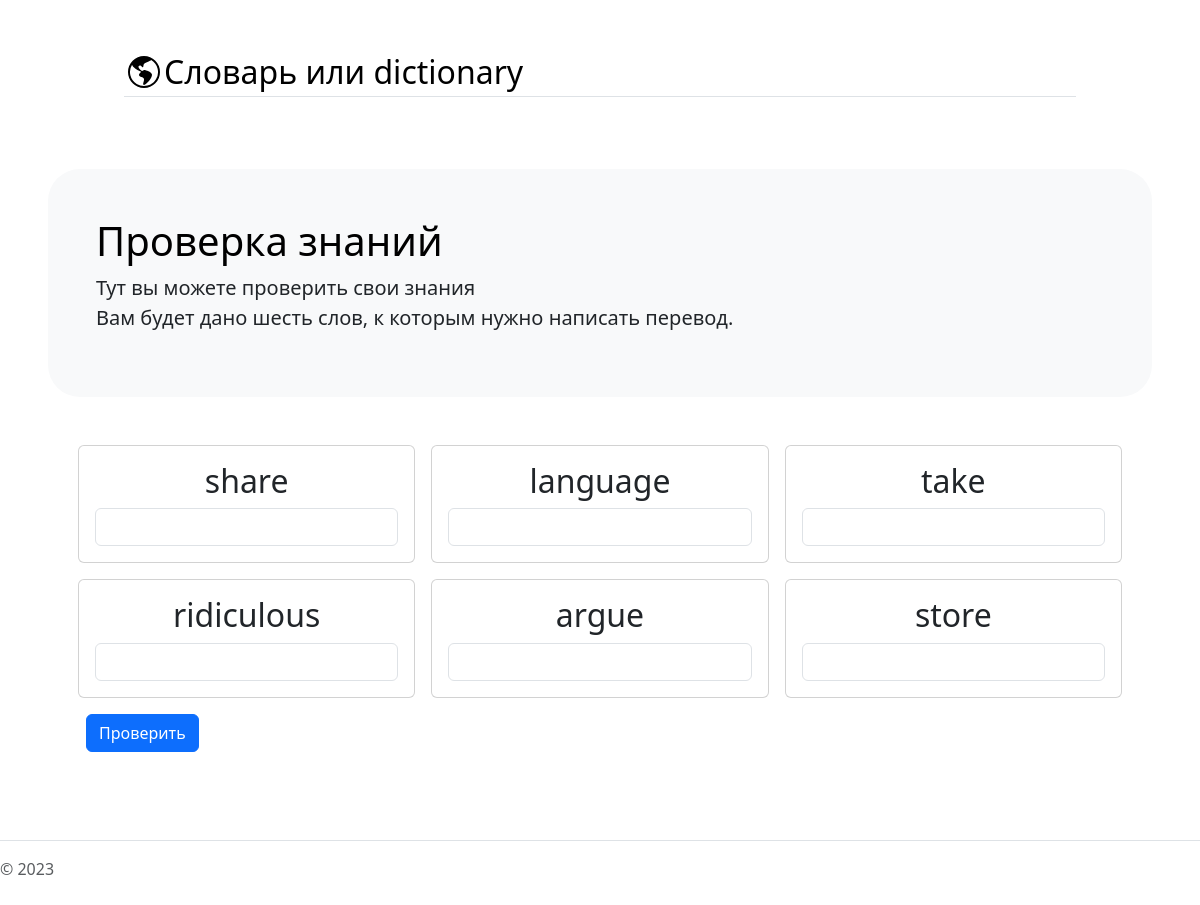
The page /check on the database its author committed.
### EnglSite/models.py (models this page shows)
class dictonary(models.Model):
    eng_word = models.TextField()
    rus_word = models.TextField()
    class Meta:
        db_table = 'dictonary'

### EnglSite/views.py (the view)
# urls.py: path('check', views.check),
def check(request):
    chec = ORM_dict.take()
    return render(request, 'check.html', context={"chec" : chec})

### eng/ORM_dict.py (called while the page is built)
def take():
    dic = []
    for i, item in enumerate(dictonary.objects.order_by("?")[:6]):
        dic.append([i+1, item.eng_word, item.rus_word])
    return dic

### EnglSite/templates/check.html (shortened to what this page needs)
{% extends "home_page.html" %}
{% block pagetitle %}
Проверка знаний
{% endblock %}
{% block page-lead %}
Тут вы можете проверить свои знания<br>
Вам будет дано шесть слов, к которым нужно написать перевод.
{% endblock %}
{% block content %}
<form method="post">
<div class="container p-5">
    <div class="row row-cols-1 row-cols-sm-2 row-cols-md-3 g-3">
        {% for cnt, eng_word, rus_word in chec %}
            <div class="col">
                <div class="card text-center">
                    <div class="card-body">
                        <h2 class="card-title">{{eng_word}}</h2>
                    <div class="d-flex justify-content-between align-items-center">
                        <input type="text" class="form-control input-lg" name = {{eng_word}} id={{eng_word}}>
                    </div>
                    </div>
                </div>
            </div>
        {% endfor %}
    </div>
    <div class="py-3 px-2">
        <button type="submit" class="btn btn-primary" formaction="/send_check">Проверить</button>
    </div>
</div>
</form>
{% endblock %}

### rows shown on the page
dictonary: chec "share"
dictonary: chec "language"
dictonary: chec "take"
dictonary: chec "ridiculous"
dictonary: chec "argue"
dictonary: chec "store"
